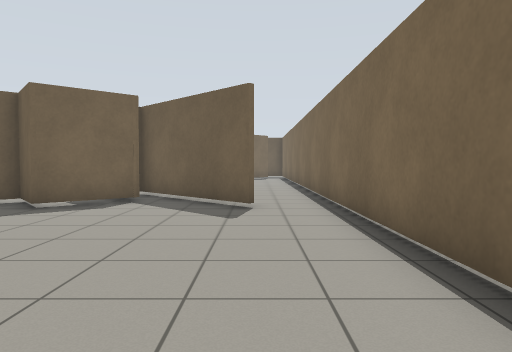
view 1 (above)

16 first-person views from a walk through a Gazebo world. The camera is 0.94 m above the floor, tilts 2° down and sees 70° across. Floor lines are 1 m apart. The floor is counted in squares, 1 m on a side. Each view is taken from the middle of a square. On the plan, view 1 faces up. The plan holds only what a view shows up to about 13 squares ahead; the rest is blank.

view 2
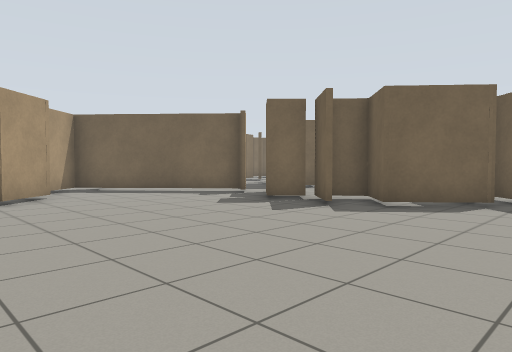

view 3
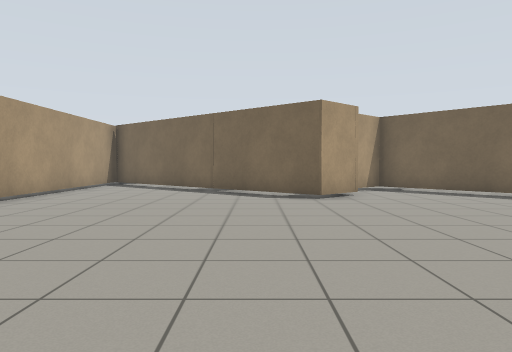

view 4
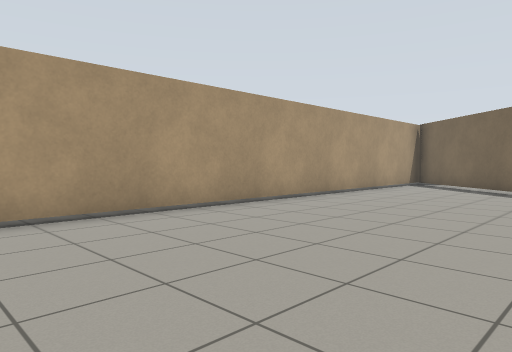

view 5
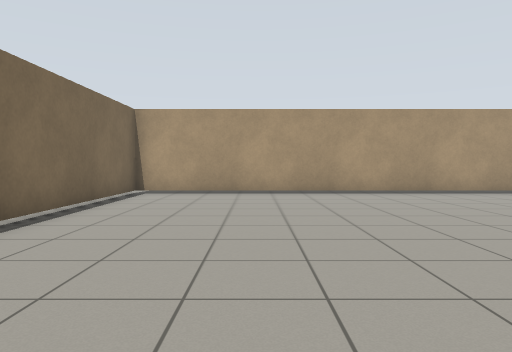

view 6
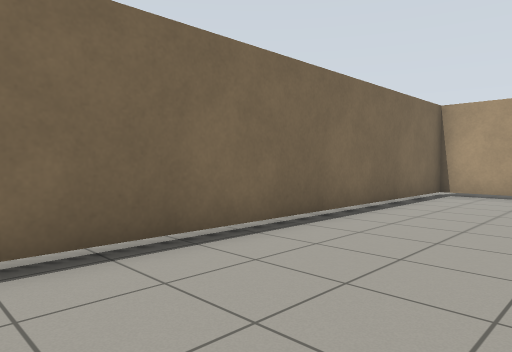

view 7
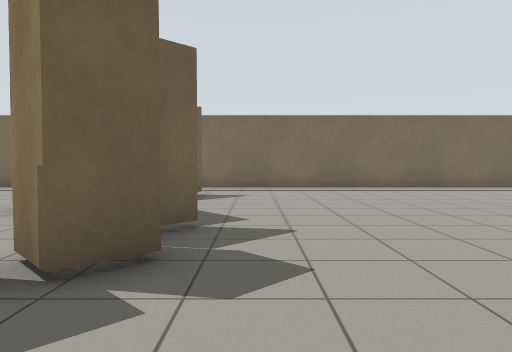

view 8
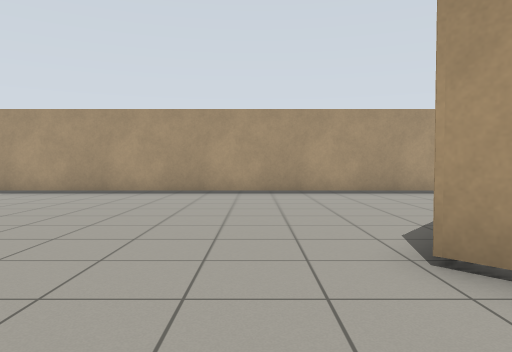

view 9
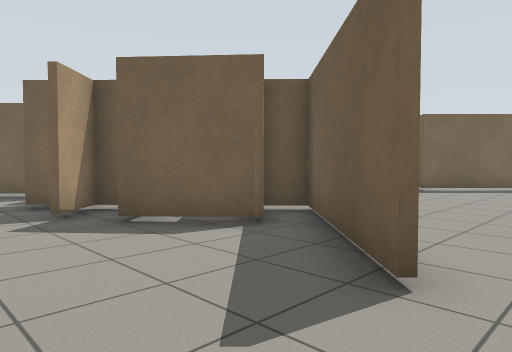

view 10
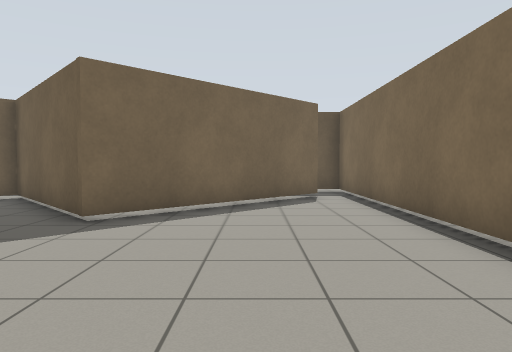

view 11
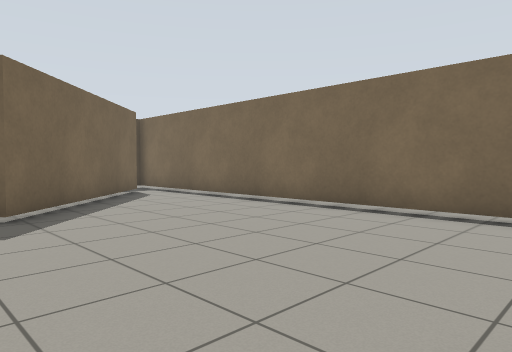

view 12
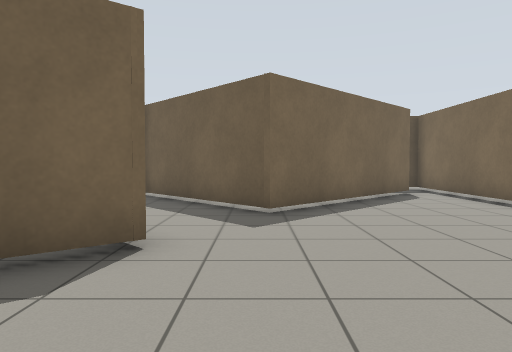

view 13
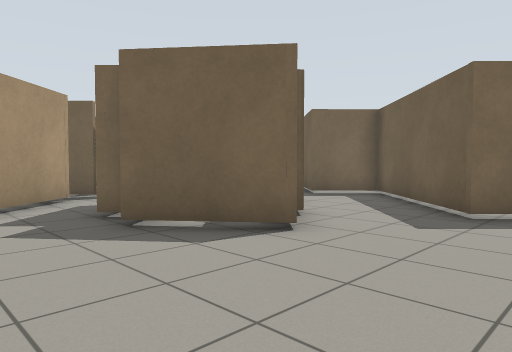

view 14
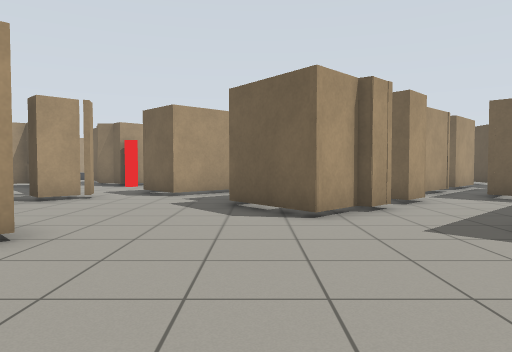

view 15
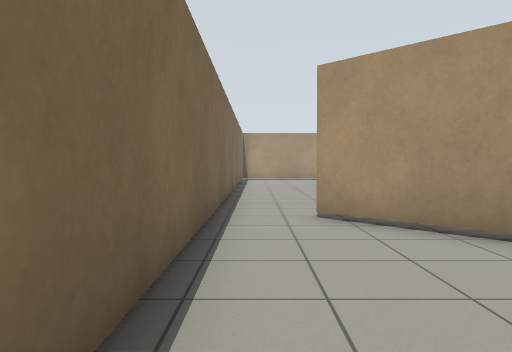

view 16
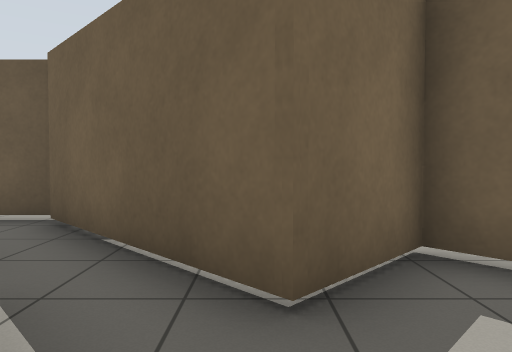

### Floor plan
Points are (right, up) in squares from view 1. A wall is a line through its corners. A room is listed if a view was taken in it or the views show most of it. See-through windows are left out.
Room 1 (views 1, 2, 3, 4, 5, 6, 7, 8, 9)
walls: (-11.8, 3) (-10.6, 1.7) (-15.4, -4); (-5.6, 6.8) (-6.6, 7.8) (-7.6, 7) (-8.2, 7.6) (-7.5, 8.3); (-7.9, 8.7) (-8.5, 8.1); (-9.9, 8.3) (-14.2, 4.5) (-13.2, 3.4); (-2.9, 9.1) (-4.6, 7.5) (-5.6, 8.7) (-6.5, 7.9) (-5.5, 6.9); (-0.1, 7.6) (-3.4, 10.9); (-1.2, 8.9) (0, 7.7); (-14.6, -6.3) (1.7, -6.3) (1.7, 9.4)
ways out: opening at (0.5, 9) to room 2
Room 2 (views 10, 11, 12, 13, 14, 15, 16)
walls: (-6.3, 16.1) (-5.2, 15) (-7.2, 13.4); (-2, 9.7) (-1.2, 8.9); (-6.5, 16.8) (-6, 16.2); (-8, 13.9) (-8.4, 13.4); (1.7, 9.4) (1.7, 22.4); (-8, 18.3) (-7.3, 17.5); (-9.5, 11.8) (-10.2, 11.2); (-9.9, 12.3) (-9.3, 11.6); (-9.2, 9.5) (-8.8, 9.6) (-7.9, 8.7); (0.8, 22.3) (-3.7, 17.8) (-7.3, 21.7) (-8.8, 20.2)
ways out: opening at (0.5, 9) to room 1; opening at (-10.5, 10); opening at (-10, 13); opening at (1, 23)

Where each view was taken, in squares from view 1:
view 1: 0 up, 0 right, facing up
view 2: 0 up, 1 left, facing up-left
view 3: 0 up, 1 left, facing left
view 4: 0 up, 1 left, facing down-left
view 5: 5 up, 2 left, facing down
view 6: 5 up, 2 left, facing down-right
view 7: 6 up, 11 left, facing right
view 8: 5 up, 9 left, facing down
view 9: 5 up, 1 right, facing up-left
view 10: 12 up, 1 left, facing up
view 11: 11 up, 5 left, facing up-right
view 12: 11 up, 4 left, facing up
view 13: 11 up, 2 left, facing up-left
view 14: 14 up, 1 right, facing left
view 15: 14 up, 1 right, facing down
view 16: 18 up, 9 left, facing up
